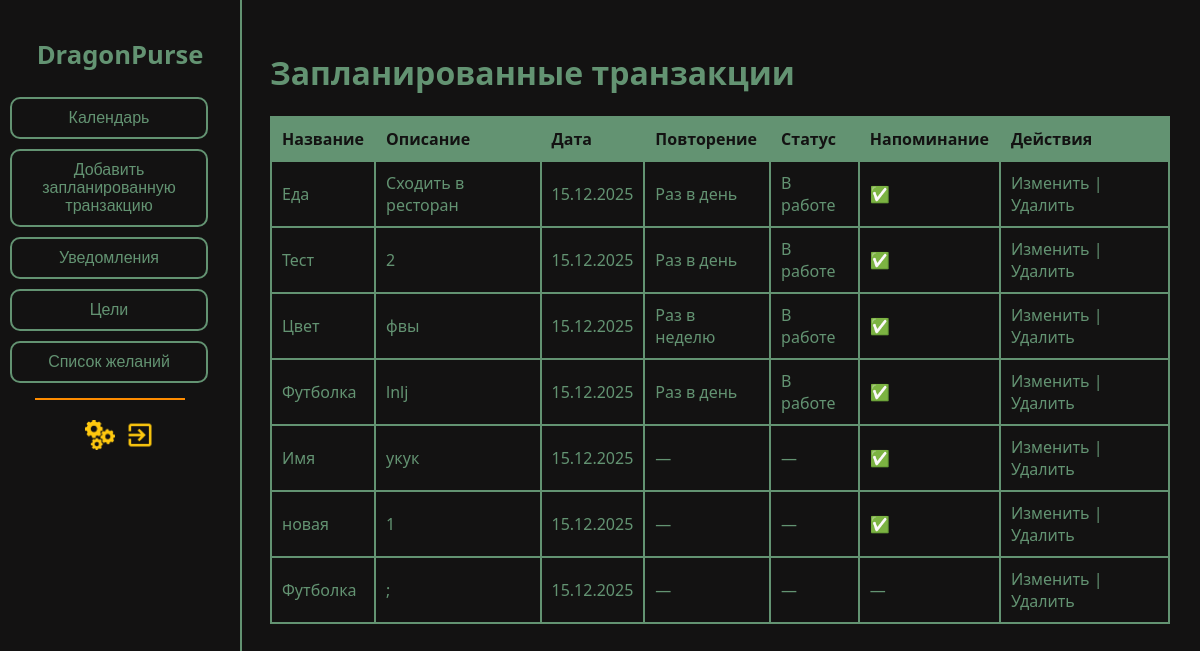
The page /planned/ (signed in) on the database its author committed.
### accounts/models.py (models this page shows, shortened)
class PlannedExpense(models.Model):
    REPEAT_CHOICES = [
        ('daily', 'Раз в день'),
        ('weekly', 'Раз в неделю'),
        ('monthly', 'Раз в месяц'),
        ('yearly', 'Раз в год'),
    ]
    STATUS_CHOICES = [
        ('in_progress', 'В работе'),
        ('completed', 'Выполнен'),
        ('deferred', 'Перенос'),
    ]
    user = models.ForeignKey(User, on_delete=models.CASCADE, related_name='planned_expenses')
    name = models.CharField(max_length=255)
    description = models.TextField(null=True, blank=True)
    date = models.DateField()
    repeat = models.CharField(max_length=10, choices=REPEAT_CHOICES, null=True, blank=True)
    status = models.CharField(max_length=50, choices=STATUS_CHOICES, null=True, blank=True)
    reminder = models.BooleanField(default=False)
    reminder_time = models.TimeField(null=True, blank=True)

### accounts/views.py (the view)
# urls.py: path('planned/', PlannedExpenseListView.as_view(), name='planned_expense_list'),
class PlannedExpenseListView(LoginRequiredMixin, View):
    template_name = 'accounts/planned_expense_list.html'
    def get(self, request):
        has_unread = get_unread_notifications_flag(request.user)
        today = timezone.localdate()
        planned_items = PlannedExpense.objects.filter(user=request.user)
        for expense in planned_items:
            if expense.reminder and expense.date == today:
                exists = Notification.objects.filter(
                    user=request.user,
                    message__icontains=expense.name,
                    created_at__date=today
                ).exists()
                if not exists:
                    Notification.objects.create(
                        user=request.user,
                        message=f"Напоминание: сегодня запланирована транзакция '{expense.name}'!",
                        notification_type="planned",
                        created_at=expense.reminder_time
                    )
        return render(request, self.template_name, {'planned_items': planned_items, 'has_unread': has_unread})

### accounts/views.py (called while the page is built)
def get_unread_notifications_flag(user):
    if not user.is_authenticated:
        return False
    return Notification.objects.filter(user=user, is_read=False).exists()

### accounts/templates/accounts/planned_expense_list.html (shortened to what this page needs)
{% extends "accounts/base.html" %}
{% load static %}
{% block head %}<link rel="stylesheet" href="{% static 'accounts/css/dashboard.css' %}">
<link rel="stylesheet" href="{% static 'accounts/css/theme.css' %}">{% endblock %}
{% block content %}
 <div class="sidebar">
       <h1><a href="{% url 'dashboard' %}">DragonPurse</a></h1>
        <a href="{% url 'transaction_list' %}"><button>Календарь</button></a>
        <a href="{% url 'planned_expense_create' %}"><button>Добавить запланированную транзакцию</button></a>
        <a href="{% url 'notifications_inbox' %}" style="position: relative; display: inline-block;">
            <button>Уведомления</button>
    </a>
        <a href="{% url 'goals_list' %}"><button>Цели</button></a>
        <a href="{% url 'wishlist_list' %}"><button>Список желаний</button></a>
        <div class="line"></div>
        <div style="display: flex; margin: 5px;">
        <a href="{% url 'settings' %}" style="display: flex; margin: 5px;"><img src="{% static 'accounts/img/settings_photo.png' %}" width="30" height="30" alt="настройки"></a>
        <a href="{% url 'logout' %}" style="display: flex; margin: 5px;"><img src="{% static 'accounts/img/exit_photo.png' %}" width="30" height="30" alt="выход"></a>
        </div>
    </div>
<main>
<h1>Запланированные транзакции</h1>
{% if planned_items %}
<table border="1" cellpadding="8" style="border-collapse:collapse; width:100%; margin-top:10px;">
  <thead style="background:#f5f5f5;">
    <tr>
      <th>Название</th>
      <th>Описание</th>
      <th>Дата</th>
      <th>Повторение</th>
      <th>Статус</th>
      <th>Напоминание</th>
      <th>Действия</th>
    </tr>
  </thead>
  <tbody>
    {% for item in planned_items %}
    <tr>
      <td>{{ item.name }}</td>
      <td>{{ item.description|default:"—" }}</td>
      <td>{{ item.date|date:"d.m.Y" }}</td>
      <td>{{ item.get_repeat_display|default:"—" }}</td>
      <td>{{ item.get_status_display|default:"—" }}</td>
      <td>{% if item.reminder %}✅{% else %}—{% endif %}</td>
      <td>
        <a href="{% url 'planned_edit' item.pk %}">Изменить</a> |
        <a href="{% url 'planned_expense_delete' item.pk %}">Удалить</a>
      </td>
    </tr>
    {% endfor %}
  </tbody>
</table>
{% else %}
<p>Нет запланированных транзакций. Добавьте первую!</p>
{% endif %}
    </main>
{% endblock %}

### accounts/static/accounts/css/main.css (style rules this page uses)
body { font-family: "Inter", sans-serif; color: #639372; margin: 0; padding: 0; }
a { color: #639372; text-decoration: none; }
h1, h2, h3 { color: #639372; }
button { background-color: #131212; color: #639372; border: 2px solid #639372; border-radius: 8px; padding: 10px 20px; font-size: 1em; cursor: pointer; transition: all 0.3s ease; }
table { width: 100%; border-collapse: collapse; margin-top: 20px; }
th, td { border: 2px solid #639372; padding: 10px; text-align: left; }
th { background-color: #639372; color: #131212; }

### accounts/static/accounts/css/theme.css (style rules this page uses)
:root { --background-color: #131212 }
body { background-color: var(--background-color); }
.sidebar { background-color: var(--background-color); }

### accounts/static/accounts/css/dashboard.css (style rules this page uses)
body { font-family: "Segoe UI", sans-serif; color: #639372; margin: 0; display: flex; }
h1, h2, p, a { color: #639372; }
.sidebar { width: 220px; background-color: #131212; border-right: 2px solid #639372; display: flex; flex-direction: column; align-items: center; padding: 20px 10px; height: 100vh; position: fixed; left: 0; top: 0; }
.sidebar h1 { font-size: 1.6em; margin-bottom: 20px; text-align: center; }
.sidebar a { text-decoration: none; width: 100%; }
.sidebar button { width: 90%; margin: 5px 0; padding: 10px; border: 2px solid #639372; border-radius: 10px; background-color: #131212; color: #639372; font-size: 1em; cursor: pointer; transition: background-color 0.3s, transform 0.2s; }
.sidebar .line { width: 150px; height: 2px; background-color: #FF8C00; margin: 10px 20px 10px 0px; }
main { margin-left: 240px; padding: 30px; flex: 1; }
a { color: #639372; }

### rows shown on the page
PlannedExpense: name "Еда", description "Сходить в ресторан", date "15.12.2025", repeat "Раз в день", status "В работе"
PlannedExpense: name "Тест", description "2", date "15.12.2025", repeat "Раз в день", status "В работе"
PlannedExpense: name "Цвет", description "фвы", date "15.12.2025", repeat "Раз в неделю", status "В работе"
PlannedExpense: name "Футболка", description "lnlj", date "15.12.2025", repeat "Раз в день", status "В работе"
PlannedExpense: name "Имя", description "укук", date "15.12.2025", repeat "—", status "—"
PlannedExpense: name "новая", description "1", date "15.12.2025", repeat "—", status "—"
PlannedExpense: name "Футболка", description ";", date "15.12.2025", repeat "—", status "—"
